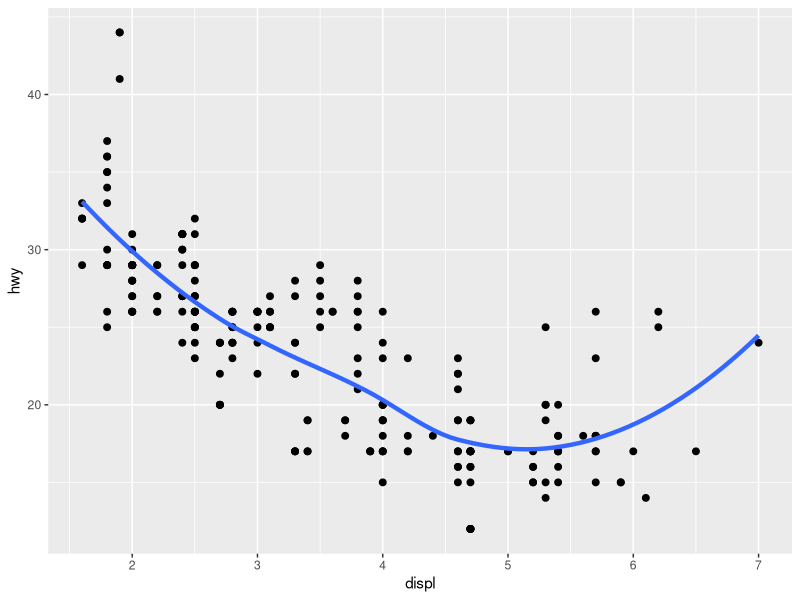
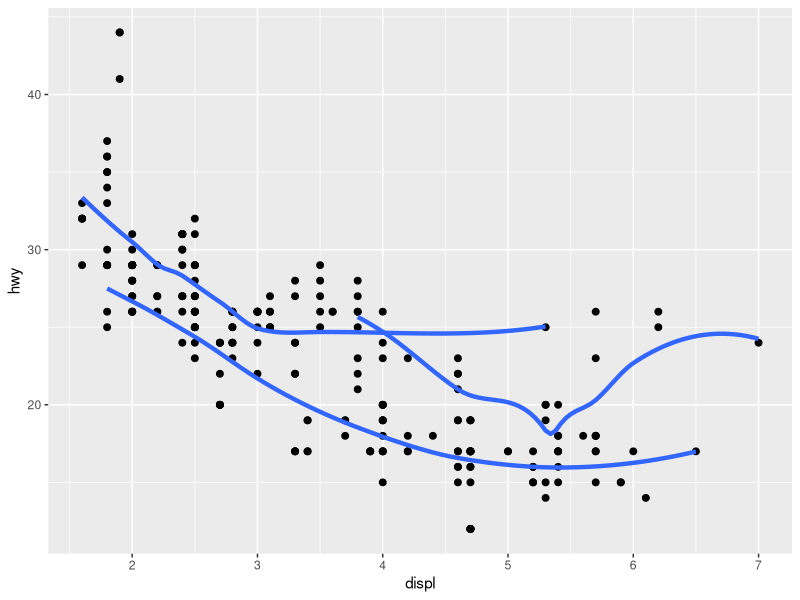
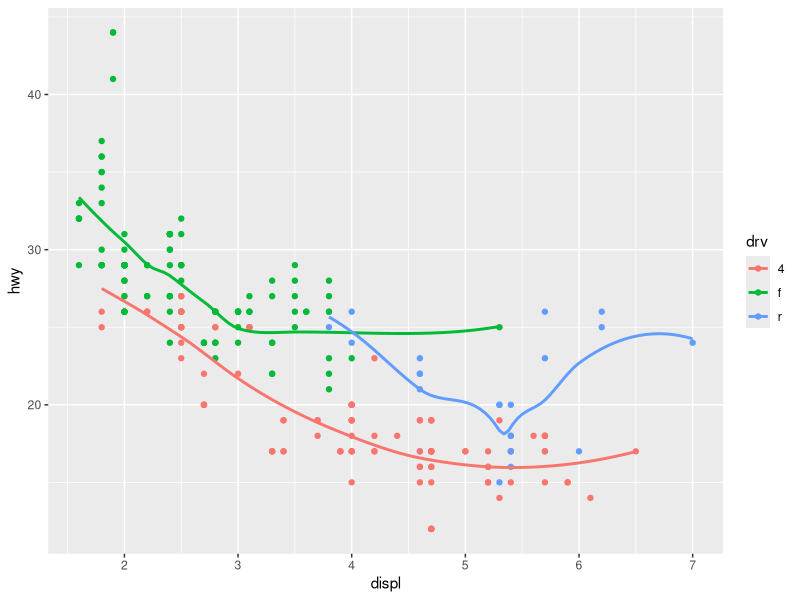
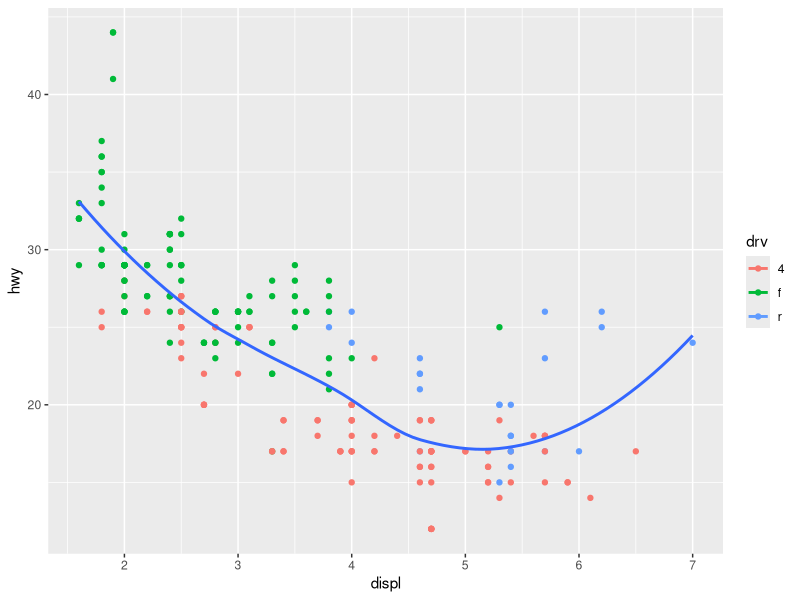
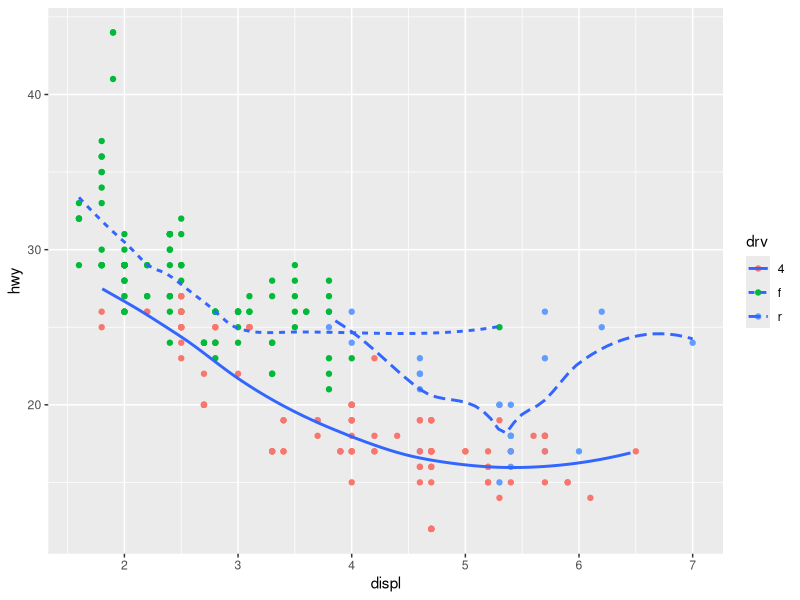
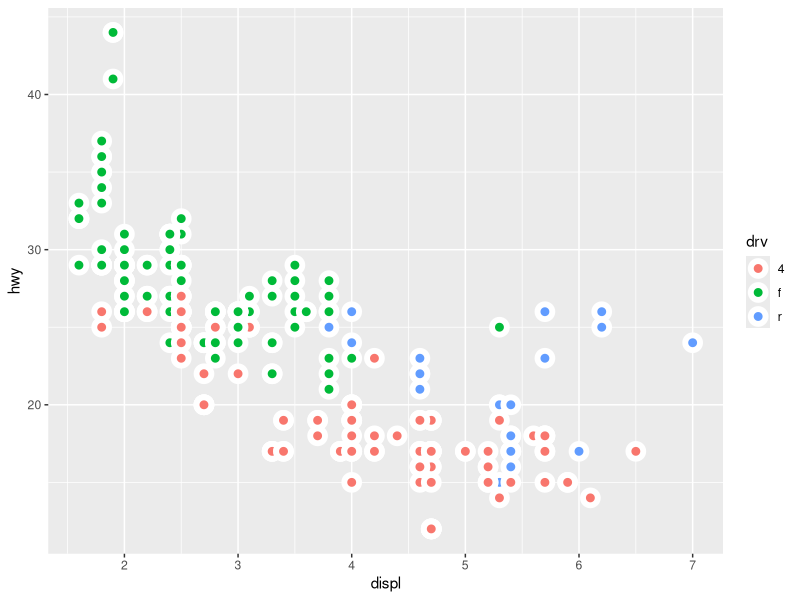

Recreate these plots in R, in order.
## ---- chunk 1
library(tidyverse)
library(ggplot2)
## ---- chunk 2
ggplot(mpg, aes(x = displ, y = hwy)) +
  geom_point(size = 2) + 
  geom_smooth(method = 'loess', formula = y~x, size = 1.5, se = FALSE)
## ---- chunk 3
ggplot(mpg, aes(x = displ, y = hwy, colours = drv)) +
  geom_point(size = 2) +
  geom_smooth(method = 'loess', formula = y~x, size = 1.5, se = FALSE)
## ---- chunk 4
ggplot(mpg, aes(x = displ, y = hwy, colour = drv)) +
  geom_point() +
  geom_smooth(method = 'loess', formula = y~x, se = FALSE)
## ---- chunk 5
ggplot(mpg, aes(x = displ, y = hwy, colour = drv)) +
  geom_point() +
  geom_smooth(aes(group = 1), method = 'loess', formula = y~x, se = FALSE)
## ---- chunk 6
ggplot(mpg, aes(x = displ, y = hwy)) +
  geom_point(aes(colour = drv)) +
  geom_smooth(aes(linetype=drv), method = 'loess', formula = y~x, se = FALSE, fullrange = TRUE, na.rm = TRUE)
## ---- chunk 7
ggplot(mpg, aes(x = displ, y = hwy, fill = drv)) +
  geom_point(shape = 21, size = 3, colour = "white", stroke = 3)
